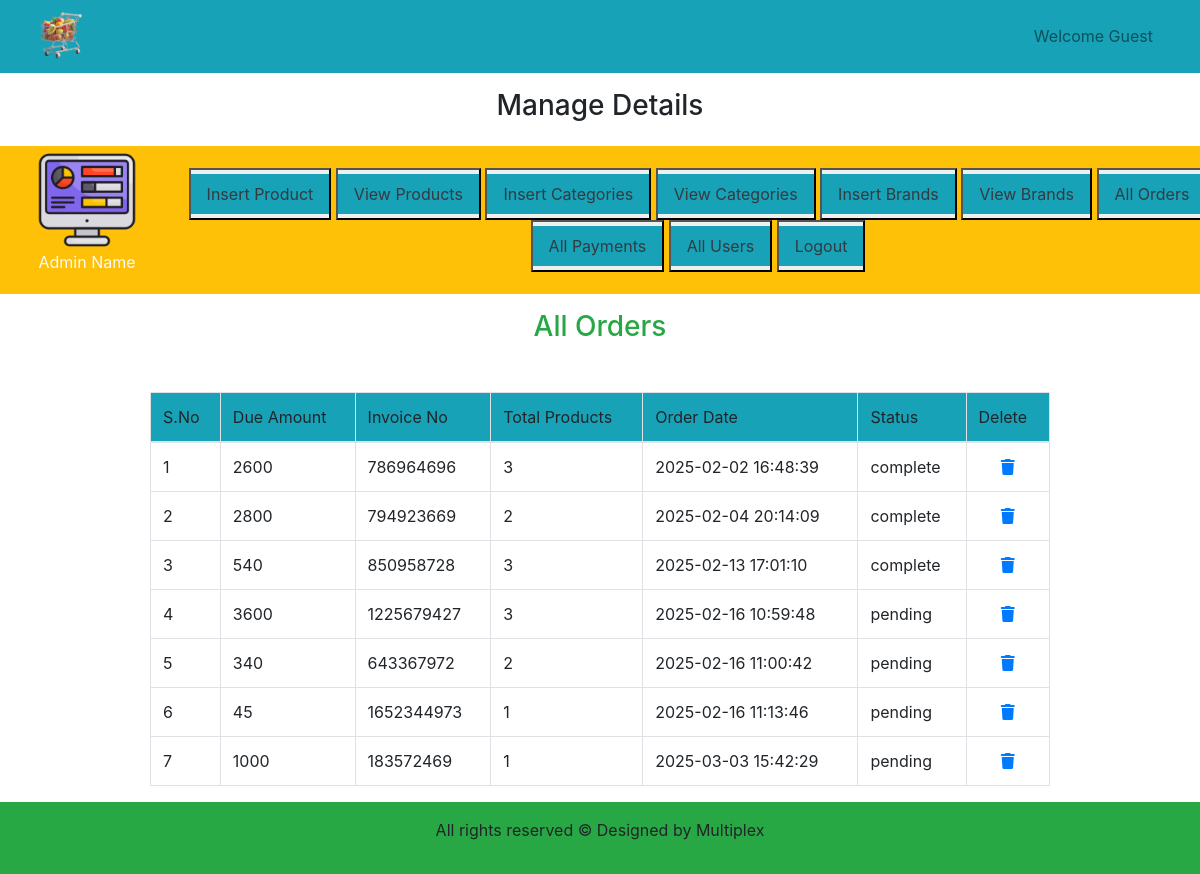
The page /admin_area/index.php?list_orders on the database its author committed.
### tables this page shows
CREATE TABLE `user_orders` (
  `order_id` int(11) NOT NULL,
  `user_id` int(11) NOT NULL,
  `amount_due` int(255) NOT NULL,
  `invoice_number` int(255) NOT NULL,
  `total_products` int(255) NOT NULL,
  `order_date` timestamp NOT NULL DEFAULT current_timestamp() ON UPDATE current_timestamp(),
  `order_status` varchar(255) NOT NULL
);

### admin_area/list_orders.php (the view, shortened to what this page needs)
<h3 class="text-center text-success">All Orders</h3>
<table class="table table-bordered mt-5 w-75 mx-auto">
    <thead class="bg-info">
    <?php
    $get_orders = "select * from `user_orders`";
    $result= mysqli_query($con, $get_orders);
    $row_count = mysqli_num_rows($result);
if($row_count == 0){
    echo "<h2 class='text-center text-danger'>No Orders Found</h2>";
}
else{
        echo "     <tr>
        <td>S.No</td>
        <td>Due Amount</td>
        <td>Invoice No</td>
        <td>Total Products</td>
        <td>Order Date</td>
        <td>Status</td>
        <td>Delete</td>
</tr>  </thead>
<Tbody>";
    $i = 0;
    while($row = mysqli_fetch_array($result)){
        $order_id = $row['order_id'];
        $amount_due = $row['amount_due'];
        $invoice_number = $row['invoice_number'];
        $products = $row['total_products'];
        $date = $row['order_date'];
        $status = $row['order_status'];
        $i++;
        echo "<tr>
        <td>$i</td>
        <td>$amount_due</td>
        <td>$invoice_number</td>
        <td>$products</td>
        <td>$date</td>
        <td>$status</td>
        <td class='text-center'><a href='delete_order.php?delete_order=$order_id'><i class='fa-solid fa-trash'></i></a></td>
    </tr>";
    }
}
?>
</Tbody>
</table>

### admin_area/index.php (shortened to what this page needs)
<?php
include("../functions/common_function.php");
 ?>
<!DOCTYPE html>
<html lang="en">
<head>
    <link href="https://stackpath.bootstrapcdn.com/bootstrap/4.5.2/css/bootstrap.min.css" rel="stylesheet">
     <link rel="stylesheet" href="https://cdnjs.cloudflare.com/ajax/libs/font-awesome/6.7.2/css/all.min.css" />
 <link rel="stylesheet" href="../cs/style.css">
</head>
<body>
    <div class="container-fluid p-0">
    <nav class="navbar navbar-xpand-lg navbar-light bg-info">
    <div class="container-fluid">
        <img src="../images/logo.png" alt="" class="logo">
        <nav class="navbar navbar-xpand-lg">
            <ul class="navbar-nav">
                <li class="nav-item">
                    <a href="" class="nav-link">Welcome Guest</a>
                </li>
            </ul>
        </nav>
    </div>
    </nav>
        <div class="gb-light">
            <h3 class="text-center p-3">Manage Details</h3>
         </div>
          <div class="row">
            <div class="col-md-12 bg-warning p-1 d-flex align-items-center">
                <div class="px-5">
                    <a href="#"><img src="../images/admin-panel.png" alt="" class="admin_image"></a>
                    <p class="text-light text-center">Admin Name</p>
                </div>
                <div class="button text-center">
                <button><a href="insert_product.php" class="nav-link text-dark bg-info my-1">Insert Product</a></button>
                <button><a href="index.php?view_products" class="nav-link text-dark bg-info my-1">View Products</a></button>
                <button><a href="index.php?insert_category" class="nav-link text-dark bg-info my-1">Insert Categories</a></button>
                <button><a href="index.php?view_categories" class="nav-link text-dark bg-info my-1">View Categories</a></button>
                <button><a href="index.php?insert_brands" class="nav-link text-dark bg-info my-1">Insert Brands</a></button>
                <button><a href="index.php?view_brands" class="nav-link text-dark bg-info my-1">View Brands</a></button>
                <button><a href="index.php?list_orders" class="nav-link text-dark bg-info my-1">All Orders</a></button>
                <button><a href="index.php?list_payments" class="nav-link text-dark bg-info my-1">All Payments</a></button>
                <button><a href="index.php?list_users" class="nav-link text-dark bg-info my-1">All Users</a></button>
                <button><a href="" class="nav-link text-dark bg-info my-1">Logout</a></button>
                </div>
            </div>
          </div>
           <div class="contaner my-3">
            <?php
            if(isset($_GET['list_orders'])){
                include("list_orders.php");
            }
            ?>
           </div>
        <?php include("../includes/footer.php") ?>
    </div>
</body>
</html>

### includes/footer.php
<div class="bg-success p-3 text-center">
<p> All rights reserved © Designed by Multiplex </p>
</div>

### cs/style.css (style rules this page uses)
* { margin: 0; padding: 0; box-sizing: border-box; }
.logo { width: 5%; height: 5%; }

### admin_area/index.php (style rules this page uses)
.admin_image { width: 100px; object-fit: contain; }
body { overflow-x:hidden; }

### rows shown on the page
user_orders: amount_due "2600", invoice_number "786964696", total_products "3", order_date "2025-02-02 16:48:39", order_status "complete"
user_orders: amount_due "2800", invoice_number "794923669", total_products "2", order_date "2025-02-04 20:14:09", order_status "complete"
user_orders: amount_due "540", invoice_number "850958728", total_products "3", order_date "2025-02-13 17:01:10", order_status "complete"
user_orders: amount_due "3600", invoice_number "1225679427", total_products "3", order_date "2025-02-16 10:59:48", order_status "pending"
user_orders: amount_due "340", invoice_number "643367972", total_products "2", order_date "2025-02-16 11:00:42", order_status "pending"
user_orders: amount_due "45", invoice_number "1652344973", total_products "1", order_date "2025-02-16 11:13:46", order_status "pending"
user_orders: amount_due "1000", invoice_number "183572469", total_products "1", order_date "2025-03-03 15:42:29", order_status "pending"
